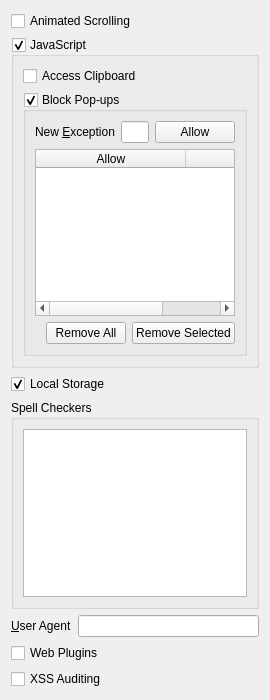
            <widget class="QWidget" name="scrollAreaWidgetContents_2">
             <property name="geometry">
              <rect>
               <x>0</x>
               <y>0</y>
               <width>270</width>
               <height>700</height>
              </rect>
             </property>
             <layout class="QVBoxLayout" name="verticalLayout_16">
              <item>
               <widget class="QCheckBox" name="animated_scrolling">
                <property name="text">
                 <string>Animated Scrolling</string>
                </property>
               </widget>
              </item>
              <item>
               <widget class="QGroupBox" name="javascript">
                <property name="title">
                 <string>JavaScript</string>
                </property>
                <property name="checkable">
                 <bool>true</bool>
                </property>
                <layout class="QVBoxLayout" name="verticalLayout_11">
                 <item>
                  <widget class="QCheckBox" name="javascript_access_clipboard">
                   <property name="text">
                    <string>Access Clipboard</string>
                   </property>
                  </widget>
                 </item>
                 <item>
                  <widget class="QGroupBox" name="javascript_block_popups">
                   <property name="title">
                    <string>Block Pop-ups</string>
                   </property>
                   <property name="checkable">
                    <bool>true</bool>
                   </property>
                   <layout class="QVBoxLayout" name="verticalLayout_15">
                    <item>
                     <layout class="QHBoxLayout" name="horizontalLayout_14">
                      <item>
                       <widget class="QLabel" name="label_22">
                        <property name="text">
                         <string>New &amp;Exception</string>
                        </property>
                        <property name="buddy">
                         <cstring>new_javascript_block_popup_exception</cstring>
                        </property>
                       </widget>
                      </item>
                      <item>
                       <widget class="QLineEdit" name="new_javascript_block_popup_exception">
                        <property name="toolTip">
                         <string>&lt;html&gt;&lt;head/&gt;&lt;body&gt;&lt;p&gt;Please specify a complete URL.&lt;/p&gt;&lt;/body&gt;&lt;/html&gt;</string>
                        </property>
                        <property name="clearButtonEnabled">
                         <bool>true</bool>
                        </property>
                       </widget>
                      </item>
                      <item>
                       <widget class="QPushButton" name="allow_javascript_block_popup_exception">
                        <property name="text">
                         <string>Allow</string>
                        </property>
                       </widget>
                      </item>
                     </layout>
                    </item>
                    <item>
                     <widget class="QTableWidget" name="javascript_block_popups_exceptions">
                      <property name="minimumSize">
                       <size>
                        <width>0</width>
                        <height>150</height>
                       </size>
                      </property>
                      <property name="alternatingRowColors">
                       <bool>true</bool>
                      </property>
                      <property name="selectionBehavior">
                       <enum>QAbstractItemView::SelectRows</enum>
                      </property>
                      <property name="horizontalScrollMode">
                       <enum>QAbstractItemView::ScrollPerPixel</enum>
                      </property>
                      <property name="showGrid">
                       <bool>false</bool>
                      </property>
                      <attribute name="horizontalHeaderDefaultSectionSize">
                       <number>150</number>
                      </attribute>
                      <attribute name="horizontalHeaderMinimumSectionSize">
                       <number>150</number>
                      </attribute>
                      <attribute name="horizontalHeaderStretchLastSection">
                       <bool>true</bool>
                      </attribute>
                      <attribute name="verticalHeaderVisible">
                       <bool>false</bool>
                      </attribute>
                      <column>
                       <property name="text">
                        <string>Allow</string>
                       </property>
                      </column>
                      <column>
                       <property name="text">
                        <string>Site</string>
                       </property>
                      </column>
                     </widget>
                    </item>
                    <item>
                     <layout class="QHBoxLayout" name="horizontalLayout_13">
                      <item>
                       <spacer name="horizontalSpacer_14">
                        <property name="orientation">
                         <enum>Qt::Horizontal</enum>
                        </property>
                        <property name="sizeHint" stdset="0">
                         <size>
                          <width>40</width>
                          <height>20</height>
                         </size>
                        </property>
                       </spacer>
                      </item>
                      <item>
                       <widget class="QPushButton" name="remove_all_javascript_block_popup_exceptions">
                        <property name="text">
                         <string>Remove All</string>
                        </property>
                       </widget>
                      </item>
                      <item>
                       <widget class="QPushButton" name="remove_selected_javascript_block_popup_exceptions">
                        <property name="text">
                         <string>Remove Selected</string>
                        </property>
                       </widget>
                      </item>
                     </layout>
                    </item>
                   </layout>
                  </widget>
                 </item>
                </layout>
               </widget>
              </item>
              <item>
               <widget class="QCheckBox" name="local_storage">
                <property name="toolTip">
                 <string>HTML5 local storage.</string>
                </property>
                <property name="text">
                 <string>Local Storage</string>
                </property>
                <property name="checked">
                 <bool>true</bool>
                </property>
               </widget>
              </item>
              <item>
               <widget class="QGroupBox" name="dictionaries_group_box">
                <property name="title">
                 <string>Spell Checkers</string>
                </property>
                <layout class="QVBoxLayout" name="verticalLayout_14">
                 <item>
                  <widget class="QListWidget" name="dictionaries">
                   <property name="minimumSize">
                    <size>
                     <width>0</width>
                     <height>150</height>
                    </size>
                   </property>
                   <property name="tabKeyNavigation">
                    <bool>true</bool>
                   </property>
                   <property name="alternatingRowColors">
                    <bool>true</bool>
                   </property>
                   <property name="selectionMode">
                    <enum>QAbstractItemView::NoSelection</enum>
                   </property>
                   <property name="horizontalScrollMode">
                    <enum>QAbstractItemView::ScrollPerPixel</enum>
                   </property>
                  </widget>
                 </item>
                </layout>
               </widget>
              </item>
              <item>
               <layout class="QHBoxLayout" name="horizontalLayout_12">
                <item>
                 <widget class="QLabel" name="label_20">
                  <property name="text">
                   <string>&amp;User Agent</string>
                  </property>
                  <property name="buddy">
                   <cstring>user_agent</cstring>
                  </property>
                 </widget>
                </item>
                <item>
                 <widget class="QLineEdit" name="user_agent">
                  <property name="clearButtonEnabled">
                   <bool>true</bool>
                  </property>
                 </widget>
                </item>
               </layout>
              </item>
              <item>
               <widget class="QCheckBox" name="web_plugins">
                <property name="text">
                 <string>Web Plugins</string>
                </property>
               </widget>
              </item>
              <item>
               <widget class="QCheckBox" name="xss_auditing">
                <property name="text">
                 <string>XSS Auditing</string>
                </property>
               </widget>
              </item>
             </layout>
            </widget>
